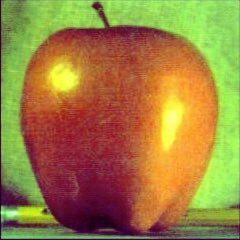
#> input picture 1_ExerciseBasic/source_image.jpg, 240 x 240 px
$ jupyter execute --allow-errors 1_ExerciseBasic.ipynb   (shell and % lines are left out)
#> lines starting #> are read from the running program, lines starting #| are printed output that depends on the picture
# 实验1 实验基础

[cell 1]

import matplotlib.pyplot as plt
import matplotlib.widgets as widgets
import cv2

img_path = './source_image.jpg'

## 一、自行在网上下载一个彩色图像文件，完成OpenCV对图像的基本操作实验

### 1. 源图像和转换后的灰度图像的截图对比

[cell 2]
img = cv2.imread(img_path)
#> img is the input picture: shape (240, 240, 3); mean B, G, R 64.1, 128.7, 158.2

sourceImage = img
grayImage = cv2.cvtColor(img,cv2.COLOR_BGR2GRAY)
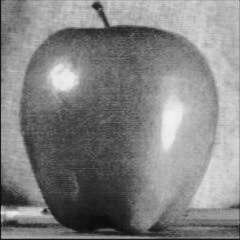
#> grayImage: shape (240, 240); min 9, max 243, mean 130.2

#> (the rest of this cell did not finish here and is left out)

### 2. 源图像和灰度图在shape比较

[cell 3]
print(f"source: {img_path}")

print(f"sourceImage.shape = {sourceImage.shape}")
#| sourceImage.shape = (240, 240, 3)
print(f"grayImage.shape = {grayImage.shape}")
#| grayImage.shape = (240, 240)

### 3. 将图像的高度修改为原图像的两倍（cv2.resize()），再次绘制图像

[cell 4]
resizedImage = cv2.resize(sourceImage, None, fx=1.0, fy=2.0)
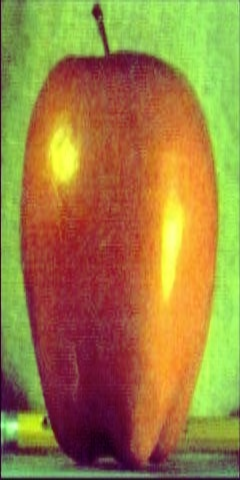
#> resizedImage: shape (480, 240, 3); mean B, G, R 64.2, 128.8, 158.3

#> (the rest of this cell did not finish here and is left out)

### 4. 使用矩阵切片绘制图像的一部分

> 提示：该单元格输出是交互式的。由于`matplotlib.widgets`只能存在一个可交互的UI事件循环，因此如果下列结果无法交互只需重新运行下列单元格即可。

[cell 5]
fig_interactive, ax_interactive = plt.subplots(1)

fig_interactive.canvas.toolbar_visible = False

x_range_slider = widgets.RangeSlider(fig_interactive.add_axes([0.25, 0.0, 0.5, 0.05]),
                                     "Horizon", 1, sourceImage.shape[1],
                                     valstep=1)

y_range_slider = widgets.RangeSlider(fig_interactive.add_axes([0.05, 0.25, 0.05, 0.5]),
                                                            "Vertical", 1, sourceImage.shape[0],
                                     orientation='vertical', valstep=1)

def update(val):
    pieces = sourceImage[y_range_slider.val[0] : y_range_slider.val[1],
                         x_range_slider.val[0] : x_range_slider.val[1]]
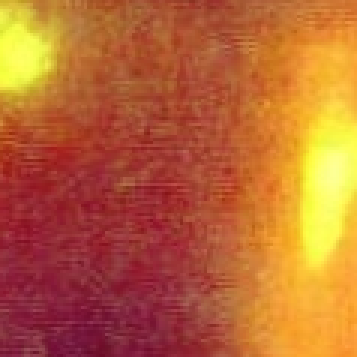
#> pieces: shape (119, 119, 3) (shown 3 times larger); mean B, G, R 53, 102.5, 185.6
    ax_interactive.imshow(cv2.cvtColor(pieces, cv2.COLOR_BGR2RGB))
    ax_interactive.set_title(f'{pieces.shape[1]}x{pieces.shape[0]}')
    ax_interactive.axis('off')
    fig_interactive.canvas.draw_idle()

    return pieces

x_range_slider.on_changed(update)
y_range_slider.on_changed(update)

_ = update(None)
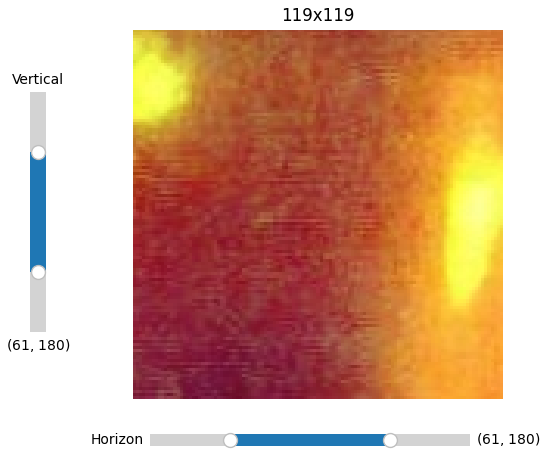
#> figure drawn by matplotlib, 3 panels

> 提示：重新运行下列单元格拷贝结果。

#> (a cell that did not finish here is left out)

## 二、在NoteBook中，完成matplotlib实验

### 1. 使用matplotlib读取并绘制图像

#> (a cell that did not finish here is left out)

### 2. 使用OpenCV读取，并用matplotlib绘制图像

[cell 8]
img = cv2.imread(img_path)

#> (the rest of this cell did not finish here and is left out)

### 3. 用cv2.cvtColor(image, cv2.COLOR_BGR2RGB)转换图像颜色格式后，再次用matplotlib绘制图像

[cell 9]
img = cv2.imread(img_path)
rgbImage = cv2.cvtColor(img,cv2.COLOR_BGR2RGB)

#> (the rest of this cell did not finish here and is left out)
